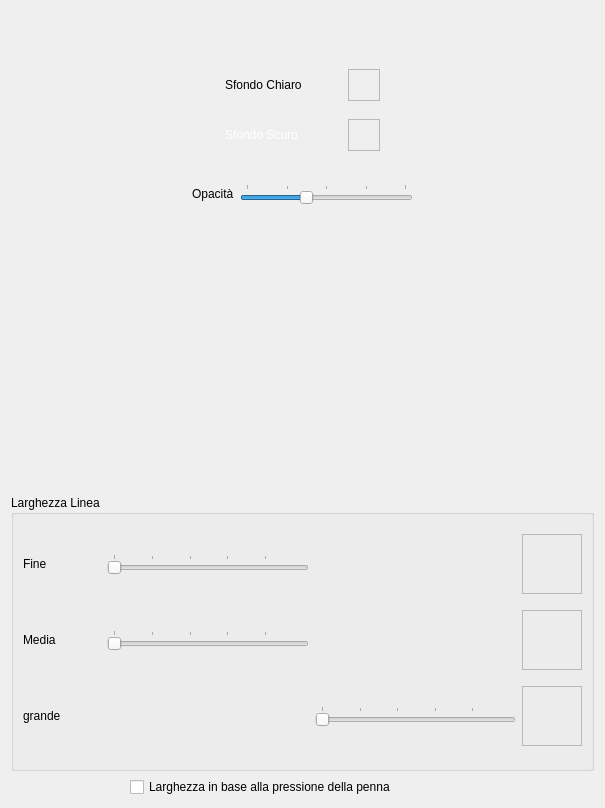
<?xml version="1.0" encoding="UTF-8"?>
<ui version="4.0">
 <class>brushProperties</class>
 <widget class="QFrame" name="brushProperties">
  <property name="geometry">
   <rect>
    <x>0</x>
    <y>0</y>
    <width>605</width>
    <height>808</height>
   </rect>
  </property>
  <property name="windowTitle">
   <string/>
  </property>
  <property name="frameShape">
   <enum>QFrame::NoFrame</enum>
  </property>
  <property name="frameShadow">
   <enum>QFrame::Plain</enum>
  </property>
  <layout class="QGridLayout" name="gridLayout">
   <item row="0" column="1">
    <spacer name="nSpacer">
     <property name="orientation">
      <enum>Qt::Vertical</enum>
     </property>
     <property name="sizeType">
      <enum>QSizePolicy::Fixed</enum>
     </property>
     <property name="sizeHint" stdset="0">
      <size>
       <width>20</width>
       <height>40</height>
      </size>
     </property>
    </spacer>
   </item>
   <item row="1" column="0">
    <spacer name="nwSpacer">
     <property name="orientation">
      <enum>Qt::Horizontal</enum>
     </property>
     <property name="sizeHint" stdset="0">
      <size>
       <width>0</width>
       <height>0</height>
      </size>
     </property>
    </spacer>
   </item>
   <item row="1" column="1">
    <widget class="QFrame" name="colorFrame">
     <property name="frameShape">
      <enum>QFrame::NoFrame</enum>
     </property>
     <property name="frameShadow">
      <enum>QFrame::Raised</enum>
     </property>
     <layout class="QVBoxLayout" name="verticalLayout">
      <property name="spacing">
       <number>0</number>
      </property>
      <item>
       <widget class="QFrame" name="lightBackgroundFrame">
        <property name="frameShape">
         <enum>QFrame::NoFrame</enum>
        </property>
        <property name="frameShadow">
         <enum>QFrame::Raised</enum>
        </property>
        <layout class="QHBoxLayout" name="lightBackgroundLayout">
         <item>
          <widget class="QLabel" name="lightBackgroundLabel">
           <property name="text">
            <string>Sfondo Chiaro</string>
           </property>
          </widget>
         </item>
         <item>
          <spacer name="horizontalSpacer">
           <property name="orientation">
            <enum>Qt::Horizontal</enum>
           </property>
           <property name="sizeHint" stdset="0">
            <size>
             <width>40</width>
             <height>20</height>
            </size>
           </property>
          </spacer>
         </item>
         <item>
          <widget class="UBColorPicker" name="lightBackgroundColorPicker0">
           <property name="minimumSize">
            <size>
             <width>32</width>
             <height>32</height>
            </size>
           </property>
           <property name="frameShape">
            <enum>QFrame::StyledPanel</enum>
           </property>
           <property name="frameShadow">
            <enum>QFrame::Raised</enum>
           </property>
          </widget>
         </item>
        </layout>
       </widget>
      </item>
      <item>
       <widget class="QFrame" name="darkBackgroundFrame">
        <property name="frameShape">
         <enum>QFrame::NoFrame</enum>
        </property>
        <property name="frameShadow">
         <enum>QFrame::Raised</enum>
        </property>
        <layout class="QHBoxLayout" name="darkBackgroundLayout">
         <item>
          <widget class="QLabel" name="darkBackgroundLabel">
           <property name="text">
            <string>&lt;html&gt;&lt;head/&gt;&lt;body&gt;&lt;p&gt;&lt;span style=&quot; color:#ffffff;&quot;&gt;Sfondo Scuro&lt;/span&gt;&lt;/p&gt;&lt;/body&gt;&lt;/html&gt;</string>
           </property>
          </widget>
         </item>
         <item>
          <spacer name="horizontalSpacer_2">
           <property name="orientation">
            <enum>Qt::Horizontal</enum>
           </property>
           <property name="sizeHint" stdset="0">
            <size>
             <width>40</width>
             <height>20</height>
            </size>
           </property>
          </spacer>
         </item>
         <item>
          <widget class="UBColorPicker" name="darkBackgroundColorPicker0">
           <property name="minimumSize">
            <size>
             <width>32</width>
             <height>32</height>
            </size>
           </property>
           <property name="frameShape">
            <enum>QFrame::StyledPanel</enum>
           </property>
           <property name="frameShadow">
            <enum>QFrame::Raised</enum>
           </property>
          </widget>
         </item>
        </layout>
       </widget>
      </item>
     </layout>
    </widget>
   </item>
   <item row="1" column="2">
    <spacer name="neSpacer">
     <property name="orientation">
      <enum>Qt::Horizontal</enum>
     </property>
     <property name="sizeHint" stdset="0">
      <size>
       <width>0</width>
       <height>0</height>
      </size>
     </property>
    </spacer>
   </item>
   <item row="2" column="0" colspan="3">
    <widget class="QFrame" name="opacityFrame">
     <property name="frameShape">
      <enum>QFrame::NoFrame</enum>
     </property>
     <property name="frameShadow">
      <enum>QFrame::Raised</enum>
     </property>
     <layout class="QHBoxLayout" name="horizontalLayout">
      <item>
       <spacer name="wSpacer_2">
        <property name="orientation">
         <enum>Qt::Horizontal</enum>
        </property>
        <property name="sizeHint" stdset="0">
         <size>
          <width>154</width>
          <height>20</height>
         </size>
        </property>
       </spacer>
      </item>
      <item>
       <widget class="QLabel" name="opacityLabel">
        <property name="text">
         <string>Opacità</string>
        </property>
       </widget>
      </item>
      <item>
       <widget class="QSlider" name="opacitySlider">
        <property name="minimum">
         <number>20</number>
        </property>
        <property name="maximum">
         <number>100</number>
        </property>
        <property name="value">
         <number>50</number>
        </property>
        <property name="orientation">
         <enum>Qt::Horizontal</enum>
        </property>
        <property name="tickPosition">
         <enum>QSlider::TicksAbove</enum>
        </property>
        <property name="tickInterval">
         <number>20</number>
        </property>
       </widget>
      </item>
      <item>
       <spacer name="eSpacer_2">
        <property name="orientation">
         <enum>Qt::Horizontal</enum>
        </property>
        <property name="sizeHint" stdset="0">
         <size>
          <width>156</width>
          <height>20</height>
         </size>
        </property>
       </spacer>
      </item>
     </layout>
    </widget>
   </item>
   <item row="4" column="0" colspan="3">
    <widget class="QGroupBox" name="lineWidthGroupBox">
     <property name="sizePolicy">
      <sizepolicy hsizetype="Minimum" vsizetype="Preferred">
       <horstretch>0</horstretch>
       <verstretch>0</verstretch>
      </sizepolicy>
     </property>
     <property name="title">
      <string>Larghezza Linea</string>
     </property>
     <layout class="QGridLayout" name="gridLayout_2">
      <item row="3" column="4">
       <widget class="UBCircleFrame" name="strongDisplayFrame">
        <property name="sizePolicy">
         <sizepolicy hsizetype="Fixed" vsizetype="Fixed">
          <horstretch>60</horstretch>
          <verstretch>60</verstretch>
         </sizepolicy>
        </property>
        <property name="minimumSize">
         <size>
          <width>60</width>
          <height>60</height>
         </size>
        </property>
        <property name="frameShape">
         <enum>QFrame::StyledPanel</enum>
        </property>
        <property name="frameShadow">
         <enum>QFrame::Raised</enum>
        </property>
       </widget>
      </item>
      <item row="1" column="4">
       <widget class="UBCircleFrame" name="fineDisplayFrame">
        <property name="sizePolicy">
         <sizepolicy hsizetype="Fixed" vsizetype="Fixed">
          <horstretch>60</horstretch>
          <verstretch>60</verstretch>
         </sizepolicy>
        </property>
        <property name="minimumSize">
         <size>
          <width>60</width>
          <height>60</height>
         </size>
        </property>
        <property name="frameShape">
         <enum>QFrame::StyledPanel</enum>
        </property>
        <property name="frameShadow">
         <enum>QFrame::Raised</enum>
        </property>
       </widget>
      </item>
      <item row="2" column="4">
       <widget class="UBCircleFrame" name="mediumDisplayFrame">
        <property name="sizePolicy">
         <sizepolicy hsizetype="Fixed" vsizetype="Fixed">
          <horstretch>60</horstretch>
          <verstretch>60</verstretch>
         </sizepolicy>
        </property>
        <property name="minimumSize">
         <size>
          <width>60</width>
          <height>60</height>
         </size>
        </property>
        <property name="frameShape">
         <enum>QFrame::StyledPanel</enum>
        </property>
        <property name="frameShadow">
         <enum>QFrame::Raised</enum>
        </property>
       </widget>
      </item>
      <item row="1" column="1">
       <spacer name="wSpacer">
        <property name="orientation">
         <enum>Qt::Horizontal</enum>
        </property>
        <property name="sizeType">
         <enum>QSizePolicy::Fixed</enum>
        </property>
        <property name="sizeHint" stdset="0">
         <size>
          <width>40</width>
          <height>20</height>
         </size>
        </property>
       </spacer>
      </item>
      <item row="1" column="3">
       <spacer name="eSpacer">
        <property name="orientation">
         <enum>Qt::Horizontal</enum>
        </property>
        <property name="sizeType">
         <enum>QSizePolicy::Fixed</enum>
        </property>
        <property name="sizeHint" stdset="0">
         <size>
          <width>40</width>
          <height>20</height>
         </size>
        </property>
       </spacer>
      </item>
      <item row="2" column="2">
       <widget class="QSlider" name="mediumSlider">
        <property name="minimum">
         <number>5</number>
        </property>
        <property name="maximum">
         <number>500</number>
        </property>
        <property name="orientation">
         <enum>Qt::Horizontal</enum>
        </property>
        <property name="tickPosition">
         <enum>QSlider::TicksAbove</enum>
        </property>
        <property name="tickInterval">
         <number>100</number>
        </property>
       </widget>
      </item>
      <item row="2" column="0">
       <widget class="QLabel" name="mediumLabel">
        <property name="text">
         <string>Media</string>
        </property>
       </widget>
      </item>
      <item row="3" column="0">
       <widget class="QLabel" name="strongLabel">
        <property name="text">
         <string>grande</string>
        </property>
       </widget>
      </item>
      <item row="1" column="2">
       <widget class="QSlider" name="fineSlider">
        <property name="minimum">
         <number>5</number>
        </property>
        <property name="maximum">
         <number>500</number>
        </property>
        <property name="value">
         <number>5</number>
        </property>
        <property name="orientation">
         <enum>Qt::Horizontal</enum>
        </property>
        <property name="tickPosition">
         <enum>QSlider::TicksAbove</enum>
        </property>
        <property name="tickInterval">
         <number>100</number>
        </property>
       </widget>
      </item>
      <item row="1" column="0">
       <widget class="QLabel" name="fineLabel">
        <property name="text">
         <string>Fine</string>
        </property>
       </widget>
      </item>
      <item row="3" column="3">
       <widget class="QSlider" name="strongSlider">
        <property name="minimum">
         <number>5</number>
        </property>
        <property name="maximum">
         <number>500</number>
        </property>
        <property name="orientation">
         <enum>Qt::Horizontal</enum>
        </property>
        <property name="tickPosition">
         <enum>QSlider::TicksAbove</enum>
        </property>
        <property name="tickInterval">
         <number>100</number>
        </property>
       </widget>
      </item>
     </layout>
    </widget>
   </item>
   <item row="5" column="0" colspan="3">
    <widget class="QFrame" name="pressureFrame">
     <property name="frameShape">
      <enum>QFrame::NoFrame</enum>
     </property>
     <property name="frameShadow">
      <enum>QFrame::Raised</enum>
     </property>
     <layout class="QHBoxLayout" name="horizontalLayout_4">
      <property name="leftMargin">
       <number>0</number>
      </property>
      <property name="topMargin">
       <number>0</number>
      </property>
      <property name="rightMargin">
       <number>0</number>
      </property>
      <property name="bottomMargin">
       <number>0</number>
      </property>
      <item>
       <spacer name="swSpacer">
        <property name="orientation">
         <enum>Qt::Horizontal</enum>
        </property>
        <property name="sizeHint" stdset="0">
         <size>
          <width>40</width>
          <height>20</height>
         </size>
        </property>
       </spacer>
      </item>
      <item>
       <widget class="QCheckBox" name="pressureSensitiveCheckBox">
        <property name="sizePolicy">
         <sizepolicy hsizetype="MinimumExpanding" vsizetype="Fixed">
          <horstretch>0</horstretch>
          <verstretch>0</verstretch>
         </sizepolicy>
        </property>
        <property name="text">
         <string>Larghezza in base alla pressione della penna</string>
        </property>
       </widget>
      </item>
      <item>
       <spacer name="seSpacer">
        <property name="orientation">
         <enum>Qt::Horizontal</enum>
        </property>
        <property name="sizeHint" stdset="0">
         <size>
          <width>198</width>
          <height>20</height>
         </size>
        </property>
       </spacer>
      </item>
     </layout>
    </widget>
   </item>
   <item row="3" column="1">
    <spacer name="cSpacer">
     <property name="orientation">
      <enum>Qt::Vertical</enum>
     </property>
     <property name="sizeHint" stdset="0">
      <size>
       <width>20</width>
       <height>40</height>
      </size>
     </property>
    </spacer>
   </item>
  </layout>
 </widget>
 <customwidgets>
  <customwidget>
   <class>UBCircleFrame</class>
   <extends>QFrame</extends>
   <header>gui/UBCircleFrame.h</header>
   <container>1</container>
  </customwidget>
  <customwidget>
   <class>UBColorPicker</class>
   <extends>QFrame</extends>
   <header>gui/UBColorPicker.h</header>
   <container>1</container>
  </customwidget>
 </customwidgets>
 <resources/>
 <connections/>
</ui>
